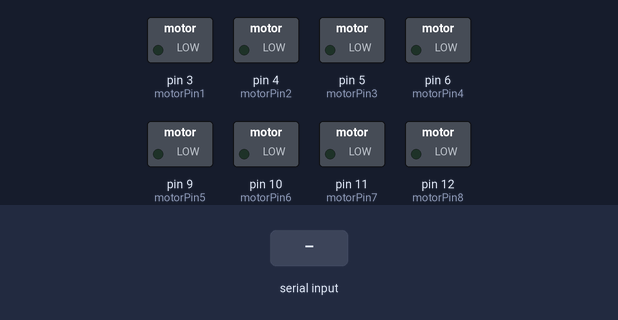
This sketch was run on a simulated Arduino Uno, built with avr-gcc and run on an emulated ATmega328P. Shown: switched loads named in the sketch (green lamp = pin HIGH). Inputs (shaded band) come from the test bench.

Above: at 1.2 s.
1.3 s: "F" received over Serial
At 2.1 s:
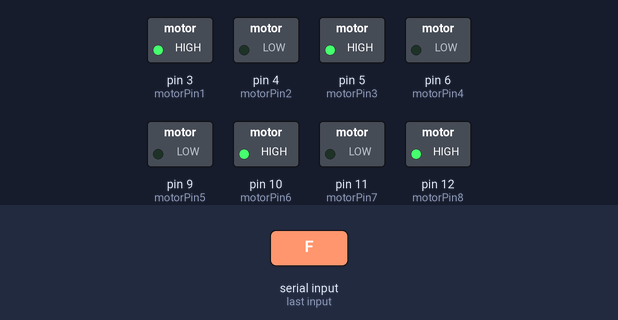
3.7 s: "B" received over Serial
At 4.3 s:
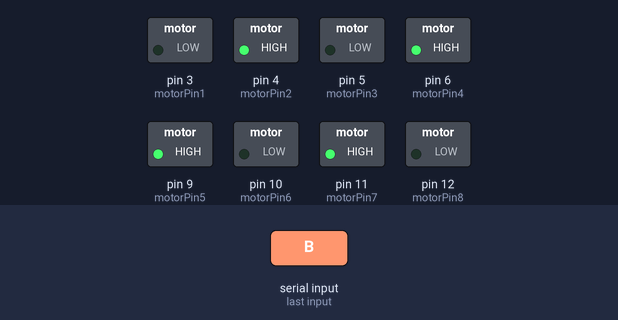
6.0 s: "R" received over Serial
At 7.3 s:
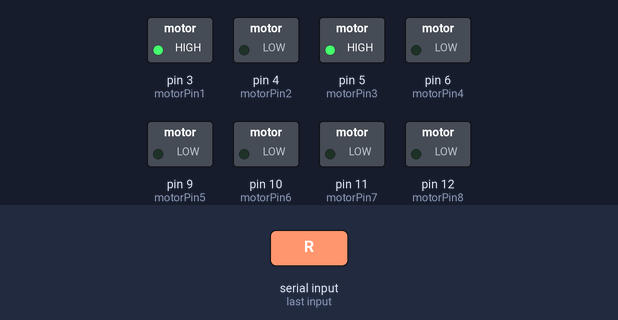
9.0 s: "L" received over Serial
At 10.3 s:
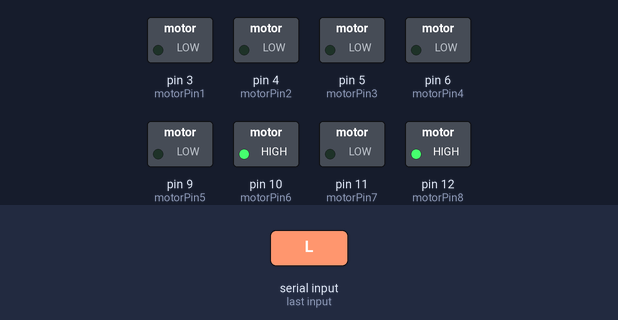
Timing chart, 0 to 12.0 s (numbered marks = the images above; inputs shaded):
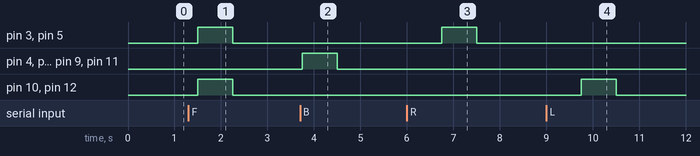

The sketch:

Robot_Prototype.ino
```cpp
//L293D
//Motor A
const int motorPin1  = 3;  // Pin 14 of L293
const int motorPin2  = 4;  // Pin 10 of L293

//Motor B
const int motorPin3  = 5; // Pin  7 of L293
const int motorPin4  = 6;  // Pin  2 of L293

//Motor C
const int motorPin5  = 9; // Pin  7 of L293
const int motorPin6  = 10;  // Pin  2 of L293

//Motor D
const int motorPin7  = 11; // Pin  7 of L293
const int motorPin8  = 12;  // Pin  2 of L293

char data;

//This will run only one time.
void setup(){

    //Set pins as outputs
    pinMode(motorPin1, OUTPUT);
    pinMode(motorPin2, OUTPUT);
    pinMode(motorPin3, OUTPUT);
    pinMode(motorPin4, OUTPUT);
    pinMode(motorPin5, OUTPUT);
    pinMode(motorPin6, OUTPUT);
    pinMode(motorPin7, OUTPUT);
    pinMode(motorPin8, OUTPUT);
    Serial.begin(9600);


}


void loop(){
  data = Serial.read();
  if(data=='F')
  {
    digitalWrite(motorPin1, HIGH);
    digitalWrite(motorPin2, LOW);
    digitalWrite(motorPin3, HIGH);
    digitalWrite(motorPin4, LOW);
    digitalWrite(motorPin5, LOW);
    digitalWrite(motorPin6, HIGH);
    digitalWrite(motorPin7, LOW);
    digitalWrite(motorPin8, HIGH);
    delay(750);
  }

  else if(data=='B')
  {
    digitalWrite(motorPin1, LOW);
    digitalWrite(motorPin2, HIGH);
    digitalWrite(motorPin3, LOW);
    digitalWrite(motorPin4, HIGH);
    digitalWrite(motorPin5, HIGH);
    digitalWrite(motorPin6, LOW);
    digitalWrite(motorPin7, HIGH);
    digitalWrite(motorPin8, LOW);
    delay(750);
  }

    //This code will turn RIGHT for 1 sec.
   else if(data=='R')
  {
    digitalWrite(motorPin1, HIGH);
    digitalWrite(motorPin2, LOW);
    digitalWrite(motorPin3, HIGH);
    digitalWrite(motorPin4, LOW);
    digitalWrite(motorPin5, LOW);
    digitalWrite(motorPin6, LOW);
    digitalWrite(motorPin7, LOW);
    digitalWrite(motorPin8, LOW);
    delay(750);
  }
    //This code will turn LEFT  for 1 sec.
  else if(data=='L')
  {
    digitalWrite(motorPin1, LOW);
    digitalWrite(motorPin2, LOW);
    digitalWrite(motorPin3, LOW);
    digitalWrite(motorPin4, LOW);
    digitalWrite(motorPin5, LOW);
    digitalWrite(motorPin6, HIGH);
    digitalWrite(motorPin7, LOW);
    digitalWrite(motorPin8, HIGH);
    delay(750);
  }

    //And this code will stop motors
   else
  {
    digitalWrite(motorPin1, LOW);
    digitalWrite(motorPin2, LOW);
    digitalWrite(motorPin3, LOW);
    digitalWrite(motorPin4, LOW);
    digitalWrite(motorPin5, LOW);
    digitalWrite(motorPin6, LOW);
    digitalWrite(motorPin7, LOW);
    digitalWrite(motorPin8, LOW);
    delay(750);
  }


}
```

Measured:
- after the input at 1.3 s, pin 3 (motorPin1), pin 5 (motorPin3), pin 10 (motorPin6), pin 12 (motorPin8): LOW → HIGH after 0.20 s, → LOW 0.75 s later
- after the input at 3.7 s, pin 4 (motorPin2), pin 6 (motorPin4), pin 9 (motorPin5), pin 11 (motorPin7): LOW → HIGH after 0.05 s, → LOW 0.75 s later
- after the input at 6.0 s, pin 3 (motorPin1), pin 5 (motorPin3): LOW → HIGH after 0.75 s, → LOW 0.75 s later
- after the input at 9.0 s, pin 10 (motorPin6), pin 12 (motorPin8): LOW → HIGH after 0.75 s, → LOW 0.75 s later
